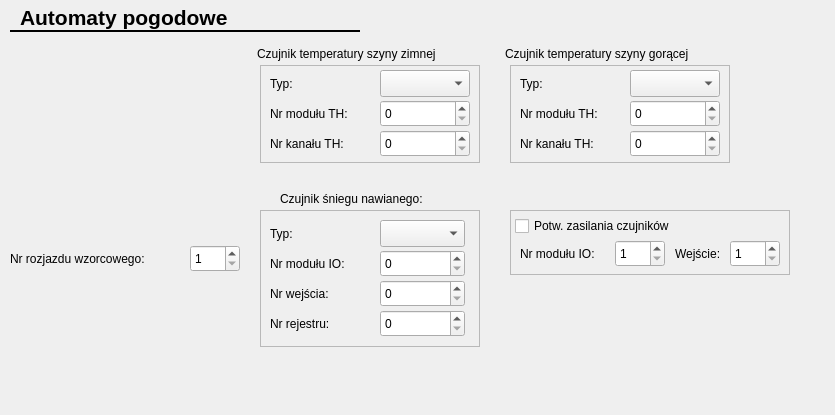
<?xml version="1.0" encoding="UTF-8"?>
<ui version="4.0">
 <class>CWeatherAutomForm</class>
 <widget class="QWidget" name="CWeatherAutomForm">
  <property name="geometry">
   <rect>
    <x>0</x>
    <y>0</y>
    <width>835</width>
    <height>415</height>
   </rect>
  </property>
  <property name="windowTitle">
   <string>Form</string>
  </property>
  <widget class="Line" name="line">
   <property name="geometry">
    <rect>
     <x>10</x>
     <y>30</y>
     <width>350</width>
     <height>3</height>
    </rect>
   </property>
   <property name="frameShadow">
    <enum>QFrame::Plain</enum>
   </property>
   <property name="lineWidth">
    <number>2</number>
   </property>
   <property name="orientation">
    <enum>Qt::Horizontal</enum>
   </property>
  </widget>
  <widget class="QLabel" name="label_13">
   <property name="geometry">
    <rect>
     <x>20</x>
     <y>5</y>
     <width>220</width>
     <height>25</height>
    </rect>
   </property>
   <property name="font">
    <font>
     <pointsize>16</pointsize>
     <weight>75</weight>
     <bold>true</bold>
     <underline>false</underline>
    </font>
   </property>
   <property name="text">
    <string>Automaty pogodowe</string>
   </property>
   <property name="textFormat">
    <enum>Qt::AutoText</enum>
   </property>
  </widget>
  <widget class="QLabel" name="label_96">
   <property name="geometry">
    <rect>
     <x>10</x>
     <y>250</y>
     <width>170</width>
     <height>17</height>
    </rect>
   </property>
   <property name="text">
    <string>Nr rozjazdu wzorcowego:</string>
   </property>
  </widget>
  <widget class="QFrame" name="sensorHotFrame">
   <property name="geometry">
    <rect>
     <x>510</x>
     <y>65</y>
     <width>220</width>
     <height>98</height>
    </rect>
   </property>
   <property name="frameShape">
    <enum>QFrame::StyledPanel</enum>
   </property>
   <property name="frameShadow">
    <enum>QFrame::Raised</enum>
   </property>
   <widget class="QLabel" name="label_23">
    <property name="geometry">
     <rect>
      <x>10</x>
      <y>10</y>
      <width>40</width>
      <height>17</height>
     </rect>
    </property>
    <property name="text">
     <string>Typ:</string>
    </property>
   </widget>
   <widget class="QComboBox" name="sensorHotTypeCmb">
    <property name="geometry">
     <rect>
      <x>120</x>
      <y>5</y>
      <width>90</width>
      <height>27</height>
     </rect>
    </property>
   </widget>
   <widget class="QSpinBox" name="sensorHotAddr">
    <property name="geometry">
     <rect>
      <x>120</x>
      <y>35</y>
      <width>90</width>
      <height>27</height>
     </rect>
    </property>
    <property name="minimum">
     <number>0</number>
    </property>
    <property name="maximum">
     <number>255</number>
    </property>
   </widget>
   <widget class="QSpinBox" name="sensorHotRegNo">
    <property name="geometry">
     <rect>
      <x>120</x>
      <y>65</y>
      <width>90</width>
      <height>27</height>
     </rect>
    </property>
    <property name="minimum">
     <number>0</number>
    </property>
    <property name="maximum">
     <number>65536</number>
    </property>
   </widget>
   <widget class="QLabel" name="sensorHotAddrLbl">
    <property name="geometry">
     <rect>
      <x>10</x>
      <y>40</y>
      <width>110</width>
      <height>17</height>
     </rect>
    </property>
    <property name="text">
     <string>Nr modułu TH:</string>
    </property>
   </widget>
   <widget class="QLabel" name="sensorHotRegNoLbl">
    <property name="geometry">
     <rect>
      <x>10</x>
      <y>70</y>
      <width>110</width>
      <height>17</height>
     </rect>
    </property>
    <property name="text">
     <string>Nr kanału TH:</string>
    </property>
   </widget>
  </widget>
  <widget class="QLabel" name="label_25">
   <property name="geometry">
    <rect>
     <x>280</x>
     <y>190</y>
     <width>180</width>
     <height>17</height>
    </rect>
   </property>
   <property name="text">
    <string>Czujnik śniegu nawianego:</string>
   </property>
  </widget>
  <widget class="QSpinBox" name="referenceCirNo">
   <property name="geometry">
    <rect>
     <x>190</x>
     <y>245</y>
     <width>50</width>
     <height>27</height>
    </rect>
   </property>
   <property name="minimum">
    <number>1</number>
   </property>
  </widget>
  <widget class="QFrame" name="sensorPwrCtrlFrame">
   <property name="geometry">
    <rect>
     <x>510</x>
     <y>210</y>
     <width>280</width>
     <height>65</height>
    </rect>
   </property>
   <property name="frameShape">
    <enum>QFrame::StyledPanel</enum>
   </property>
   <property name="frameShadow">
    <enum>QFrame::Raised</enum>
   </property>
   <widget class="QLabel" name="label_61">
    <property name="geometry">
     <rect>
      <x>165</x>
      <y>35</y>
      <width>60</width>
      <height>17</height>
     </rect>
    </property>
    <property name="text">
     <string>Wejście:</string>
    </property>
   </widget>
   <widget class="QSpinBox" name="sensorPwrCtrlIOMod">
    <property name="geometry">
     <rect>
      <x>105</x>
      <y>30</y>
      <width>50</width>
      <height>27</height>
     </rect>
    </property>
    <property name="minimum">
     <number>1</number>
    </property>
    <property name="maximum">
     <number>24</number>
    </property>
    <property name="value">
     <number>1</number>
    </property>
   </widget>
   <widget class="QCheckBox" name="sensorPwrCtrlChk">
    <property name="geometry">
     <rect>
      <x>5</x>
      <y>5</y>
      <width>200</width>
      <height>22</height>
     </rect>
    </property>
    <property name="text">
     <string>Potw. zasilania czujników</string>
    </property>
   </widget>
   <widget class="QSpinBox" name="sensorPwrCtrlBitNo">
    <property name="geometry">
     <rect>
      <x>220</x>
      <y>30</y>
      <width>50</width>
      <height>27</height>
     </rect>
    </property>
    <property name="minimum">
     <number>1</number>
    </property>
    <property name="maximum">
     <number>20</number>
    </property>
   </widget>
   <widget class="QLabel" name="label_60">
    <property name="geometry">
     <rect>
      <x>10</x>
      <y>35</y>
      <width>100</width>
      <height>17</height>
     </rect>
    </property>
    <property name="text">
     <string>Nr modułu IO:</string>
    </property>
   </widget>
  </widget>
  <widget class="QFrame" name="blowSensorFRame">
   <property name="geometry">
    <rect>
     <x>260</x>
     <y>210</y>
     <width>220</width>
     <height>137</height>
    </rect>
   </property>
   <property name="frameShape">
    <enum>QFrame::StyledPanel</enum>
   </property>
   <property name="frameShadow">
    <enum>QFrame::Raised</enum>
   </property>
   <widget class="QLabel" name="label_24">
    <property name="geometry">
     <rect>
      <x>10</x>
      <y>15</y>
      <width>67</width>
      <height>17</height>
     </rect>
    </property>
    <property name="text">
     <string>Typ:</string>
    </property>
   </widget>
   <widget class="QComboBox" name="blowSensTypeCmb">
    <property name="geometry">
     <rect>
      <x>120</x>
      <y>10</y>
      <width>85</width>
      <height>27</height>
     </rect>
    </property>
   </widget>
   <widget class="QLabel" name="blowSensorAddrLbl">
    <property name="geometry">
     <rect>
      <x>10</x>
      <y>45</y>
      <width>100</width>
      <height>17</height>
     </rect>
    </property>
    <property name="text">
     <string>Nr modułu IO:</string>
    </property>
   </widget>
   <widget class="QLabel" name="blowSensorBitNoLbl">
    <property name="geometry">
     <rect>
      <x>10</x>
      <y>75</y>
      <width>100</width>
      <height>17</height>
     </rect>
    </property>
    <property name="text">
     <string>Nr wejścia:</string>
    </property>
   </widget>
   <widget class="QSpinBox" name="blowSensorAddr">
    <property name="geometry">
     <rect>
      <x>120</x>
      <y>40</y>
      <width>85</width>
      <height>27</height>
     </rect>
    </property>
   </widget>
   <widget class="QSpinBox" name="blowSensorBitNo">
    <property name="geometry">
     <rect>
      <x>120</x>
      <y>70</y>
      <width>85</width>
      <height>27</height>
     </rect>
    </property>
   </widget>
   <widget class="QLabel" name="blowSensorRegNoLbl">
    <property name="geometry">
     <rect>
      <x>10</x>
      <y>105</y>
      <width>100</width>
      <height>17</height>
     </rect>
    </property>
    <property name="text">
     <string>Nr rejestru:</string>
    </property>
   </widget>
   <widget class="QSpinBox" name="blowSensorRegNo">
    <property name="geometry">
     <rect>
      <x>120</x>
      <y>100</y>
      <width>85</width>
      <height>27</height>
     </rect>
    </property>
   </widget>
  </widget>
  <widget class="QLabel" name="label_21">
   <property name="geometry">
    <rect>
     <x>257</x>
     <y>45</y>
     <width>230</width>
     <height>17</height>
    </rect>
   </property>
   <property name="text">
    <string>Czujnik temperatury szyny zimnej</string>
   </property>
  </widget>
  <widget class="QFrame" name="sensorColdFrame">
   <property name="geometry">
    <rect>
     <x>260</x>
     <y>65</y>
     <width>220</width>
     <height>98</height>
    </rect>
   </property>
   <property name="frameShape">
    <enum>QFrame::StyledPanel</enum>
   </property>
   <property name="frameShadow">
    <enum>QFrame::Raised</enum>
   </property>
   <widget class="QLabel" name="label_20">
    <property name="geometry">
     <rect>
      <x>10</x>
      <y>10</y>
      <width>40</width>
      <height>17</height>
     </rect>
    </property>
    <property name="text">
     <string>Typ:</string>
    </property>
   </widget>
   <widget class="QComboBox" name="sensorColdTypeCmb">
    <property name="geometry">
     <rect>
      <x>120</x>
      <y>5</y>
      <width>90</width>
      <height>27</height>
     </rect>
    </property>
   </widget>
   <widget class="QSpinBox" name="sensorColdAddr">
    <property name="geometry">
     <rect>
      <x>120</x>
      <y>35</y>
      <width>90</width>
      <height>27</height>
     </rect>
    </property>
    <property name="minimum">
     <number>0</number>
    </property>
    <property name="maximum">
     <number>255</number>
    </property>
   </widget>
   <widget class="QSpinBox" name="sensorColdRegNo">
    <property name="geometry">
     <rect>
      <x>120</x>
      <y>65</y>
      <width>90</width>
      <height>27</height>
     </rect>
    </property>
    <property name="minimum">
     <number>0</number>
    </property>
    <property name="maximum">
     <number>65536</number>
    </property>
   </widget>
   <widget class="QLabel" name="sensorColdAddrLbl">
    <property name="geometry">
     <rect>
      <x>10</x>
      <y>40</y>
      <width>110</width>
      <height>17</height>
     </rect>
    </property>
    <property name="text">
     <string>Nr modułu TH:</string>
    </property>
   </widget>
   <widget class="QLabel" name="sensorColdRegNoLbl">
    <property name="geometry">
     <rect>
      <x>10</x>
      <y>70</y>
      <width>110</width>
      <height>17</height>
     </rect>
    </property>
    <property name="text">
     <string>Nr kanału TH:</string>
    </property>
   </widget>
  </widget>
  <widget class="QLabel" name="label_22">
   <property name="geometry">
    <rect>
     <x>505</x>
     <y>45</y>
     <width>234</width>
     <height>17</height>
    </rect>
   </property>
   <property name="text">
    <string>Czujnik temperatury szyny gorącej</string>
   </property>
  </widget>
 </widget>
 <resources/>
 <connections/>
</ui>
